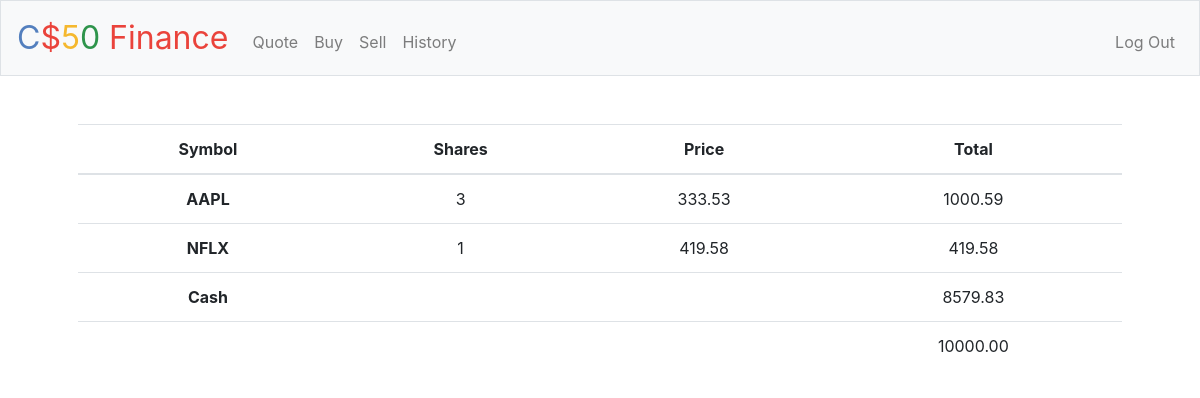
Page / (signed in) on the committed database.
### tables this page shows
CREATE TABLE 'transactions' ('id' integer PRIMARY KEY NOT NULL, 'user_id' integer, 'symbol' text, 'shares' integer, 'price' real, 'created_at' datetime DEFAULT CURRENT_TIMESTAMP);

CREATE TABLE 'users' ('id' INTEGER PRIMARY KEY AUTOINCREMENT NOT NULL, 'username' TEXT NOT NULL, 'hash' TEXT NOT NULL, 'cash' NUMERIC NOT NULL DEFAULT 10000.00 );

### pset8/finance/application.py (the view)
@app.route("/")
@login_required
def index():
    initialDB_cash = db.execute("SELECT cash FROM users WHERE users.id ==:user_id", user_id = session["user_id"])
    transactions = db.execute("SELECT symbol, SUM(shares) as shares, price  FROM transactions WHERE user_id ==:user_id GROUP BY symbol",
                  user_id = session["user_id"])
    totalDB_price = db.execute("SELECT SUM(price * shares) as total_price FROM transactions WHERE user_id == :user_id",
                    user_id = session["user_id"])
    stocks = db.execute(
        "SELECT symbol, SUM(shares) as total_shares, SUM(price*shares) as total_price FROM transactions WHERE user_id = :user_id GROUP BY symbol HAVING total_shares > 0",
            user_id=session["user_id"])
    total_price = 0
    for stock in stocks:
        total_price += stock["total_price"]
    if totalDB_price[0]["total_price"] is None:
        total_price = initialDB_cash[0]["cash"]
    else:
        total_price = initialDB_cash[0]["cash"] - (total_price)
    return render_template(
        "portfolio.html",
        initial_cash = initialDB_cash[0]["cash"],
        transactions = transactions,
        total_price = total_price
        )

### pset8/finance/application.py (called while the page is built)
@app.after_request
def after_request(response):
    response.headers["Cache-Control"] = "no-cache, no-store, must-revalidate"
    response.headers["Expires"] = 0
    response.headers["Pragma"] = "no-cache"
    return response

### pset8/finance/helpers.py (called while the page is built)
def login_required(f):
    @wraps(f)
    def decorated_function(*args, **kwargs):
        if session.get("user_id") is None:
            return redirect("/login")
        return f(*args, **kwargs)
    return decorated_function

### pset8/finance/templates/portfolio.html (shortened to what this page needs)
{% extends "layout.html" %}
{% block main %}
    <table class="table">
          <thead>
            <tr>
              <th scope="col">Symbol</th>
              <th scope="col">Shares</th>
              <th scope="col">Price</th>
              <th scope="col">Total</th>
            </tr>
          </thead>
          <tbody>
            {% for transaction in transactions %}
                  <tr>
                    {% if transaction["shares"] > 0 %}
                      <th scope="row">{{transaction["symbol"]}}</th>
                      <td scope="col">{{transaction["shares"]}}</td>
                      <td scope="col">{{transaction["price"]}}</td>
                      <td scope="col">{{"%.2f"|format(transaction["shares"] * transaction["price"])}}</td>
                    {% endif %}
                  </tr>
            {%endfor %}
            <tr>
              <th scope="row">Cash</th>
              <td></td>
              <td></td>
              <td>{{"%.2f"|format(total_price)}}</td>
            </tr>
              <tr>
              <th scope="row"></th>
              <td></td>
              <td></td>
              <td>{{"%.2f"|format(initial_cash)}}</td>
            </tr>
          </tbody>
    </table>
{% endblock %}

### rows in the picture
transactions: transaction['shares']*transaction['price'] "419.58"
users: cash "10000.00"

### other values in the picture
{{ transaction["symbol"] }} "AAPL"
{{ transaction["shares"] }} "3"
{{ transaction["price"] }} "333.53"
{{ "%.2f"|format(transaction["shares"] * transaction["price"]) }} "1000.59"
{{ "%.2f"|format(total_price) }} "8579.83"
